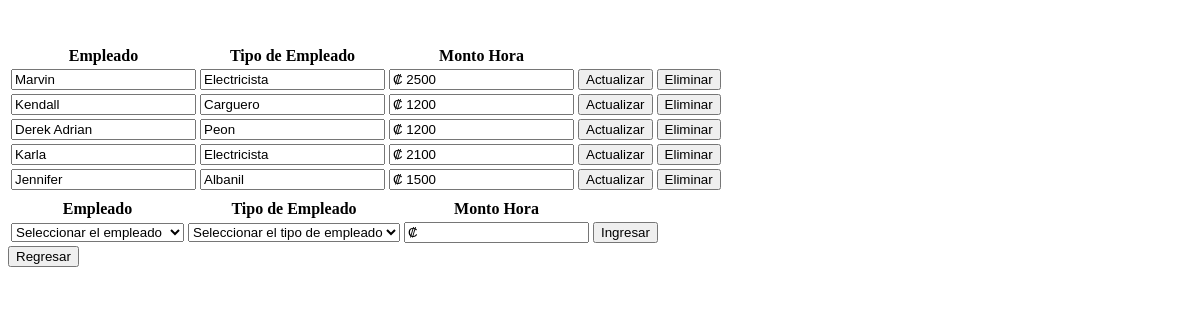
Page /view/EmpleadoTipoEmpleadoPagoView.php on the earlier database version.
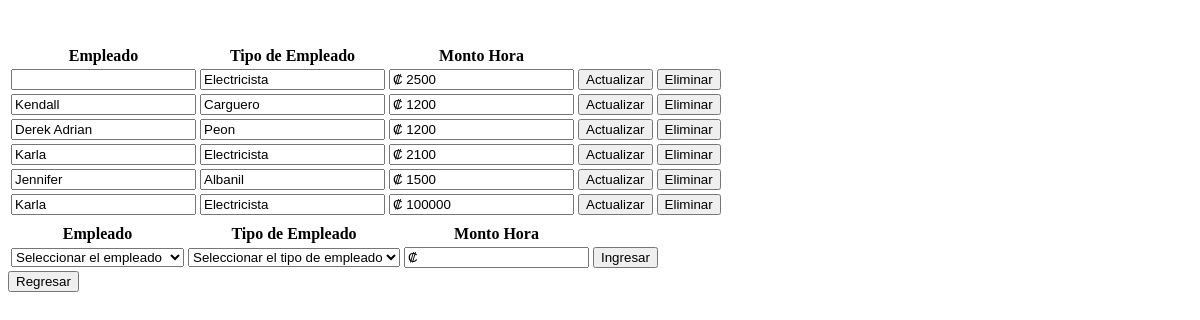
Same page on the later database version.
### tables this page shows
CREATE TABLE `tbempleadotipoempleadopago` (
  `tbempleadoid` int(11) NOT NULL,
  `tbtipoempleadoid` int(11) NOT NULL,
  `tbempleadotipoempleadopagohora` float NOT NULL
);

CREATE TABLE `tbempleado` (
  `tbempleadoid` int(11) NOT NULL,
  `tbempleadonombre` text NOT NULL,
  `tbempleadoapellidos` text NOT NULL,
  `tbempleadocedula` varchar(12) NOT NULL,
  `tbempleadotelefono` varchar(8) NOT NULL,
  `tbempleadoactivo` tinyint(1) NOT NULL
);

CREATE TABLE `tbempleadotipo` (
  `tbempleadotipoid` int(11) NOT NULL,
  `tbempleadotiponombre` text NOT NULL,
  `tbempleadotipodescripcion` text NOT NULL,
  `tbempleadotipoactivo` tinyint(4) NOT NULL,
  `tbempleadotiposalariobase` int(11) NOT NULL
);

### data/EmpleadoTipoEmpleadoPagoData.php (called while the page is built, shortened)
<?php
include '../domain/EmpleadoTipoEmpleadoPago.php';
class EmpleadoTipoEmpleadoPagoData extends Data {
    public function getAllEmpleadoTipoEmpleadoPago() {
        $conn = mysqli_connect($this->server, $this->user, $this->password, $this->db);
        $conn->set_charset('utf8');
        $querySelect = "SELECT * FROM tbempleadotipoempleadopago;";
        $result = mysqli_query($conn, $querySelect);
        $EmpleadoTipoEmpleadosPago = [];
        while ($row = mysqli_fetch_array($result)) {
            $currentEmpleadoTipoEmpleadoPago = new EmpleadoTipoEmpleadoPago($row['tbempleadoid'], $row['tbtipoempleadoid'], $row['tbempleadotipoempleadopagohora']);
            array_push($EmpleadoTipoEmpleadosPago, $currentEmpleadoTipoEmpleadoPago);
        }
        return $EmpleadoTipoEmpleadosPago;
    }
}

### business/EmpleadoTipoEmpleadoPagoBusiness.php (called while the page is built, shortened)
<?php
include '../data/EmpleadoTipoEmpleadoPagoData.php';
class EmpleadoTipoEmpleadoPagoBusiness {
    private $EmpleadoTipoEmpleadoPagoData;
    public function EmpleadoTipoEmpleadoPagoBusiness() {
        $this->EmpleadoTipoEmpleadoPagoData = new EmpleadoTipoEmpleadoPagoData();
    }
    public function getAllEmpleadoTipoEmpleadoPago() {
        return $this->EmpleadoTipoEmpleadoPagoData->getAllEmpleadoTipoEmpleadoPago();
    }
}

### data/EmpleadoData.php (called while the page is built, shortened)
<?php
class EmpleadoData extends Data {
    public function getNombreEmpleado($idEmpleado) {
        $conn = mysqli_connect($this->server, $this->user, $this->password, $this->db);
        $conn->set_charset('utf8');
        $querySelect = "SELECT tbempleadonombre FROM tbempleado WHERE tbempleadoid = '". $idEmpleado ."';";
        $result = mysqli_query($conn, $querySelect);
        $nombreEmpleado = "";
        while ($row = mysqli_fetch_array($result)) {
            $nombreEmpleado = $row['tbempleadonombre'];
        }
        return $nombreEmpleado;
    }
}

### business/EmpleadoBusiness.php (called while the page is built, shortened)
<?php
include '../data/EmpleadoData.php';
class EmpleadoBusiness {
    private $EmpleadoData;
    public function EmpleadoBusiness() {
        $this->EmpleadoData = new EmpleadoData();
    }
    public function getNombreEmpleado($idEmpleado) {
        return $this->EmpleadoData->getNombreEmpleado($idEmpleado);
    }
}

### data/EmpleadoTipoData.php (called while the page is built, shortened)
<?php
class EmpleadoTipoData extends Data {
    public function getEmpleadoTipo($empleadoTipoId) {
        $conn = mysqli_connect($this->server, $this->user, $this->password, $this->db);
        $conn->set_charset('utf8');
        $querySelect = "SELECT * FROM tbempleadotipo WHERE tbempleadotipoid = ". $empleadoTipoId .";";
        $result = mysqli_query($conn, $querySelect);
        $tipoEmpleado = "";
        while ($row = mysqli_fetch_array($result)) {
            $tipoEmpleado = $row['tbempleadotiponombre'];
        }
        return $tipoEmpleado;
    }
}

### business/EmpleadoTipoBusiness.php (called while the page is built, shortened)
<?php
include '../data/EmpleadoTipoData.php';
class EmpleadoTipoBusiness {
    private $EmpleadoTipoData;
    public function EmpleadoTipoBusiness() {
        $this->EmpleadoTipoData = new EmpleadoTipoData();
    }
    public function getEmpleadoTipo($empleadoTipoId) {
        return $this->EmpleadoTipoData->getEmpleadoTipo($empleadoTipoId);
    }
}

### domain/EmpleadoTipoEmpleadoPago.php (called while the page is built, shortened)
<?php
class EmpleadoTipoEmpleadoPago {
    private $empleadoNombreId;
    private $empleadoTipoId;
    private $empleadoMonto;
    function EmpleadoTipoEmpleadoPago($empleadoNombreId, $empleadoTipoId,$empleadoMonto) {
        $this->empleadoNombreId = $empleadoNombreId;
        $this->empleadoTipoId = $empleadoTipoId;
        $this->empleadoMonto = $empleadoMonto;
    }
    function getEmpleadoTipoId() {
        return $this->empleadoTipoId;
    }
    public function getEmpleadoNombreId() {
        return $this->empleadoNombreId;
    }
    function getEmpleadoMonto() {
        return $this->empleadoMonto;
    }
}

### view/EmpleadoTipoEmpleadoPagoView.php (the view, shortened to what the changed rows need)
<!DOCTYPE html>
<html lang="en">
<head>
    <?php
    include '../business/EmpleadoTipoEmpleadoPagoBusiness.php';
    include '../business/EmpleadoBusiness.php';
    include '../business/EmpleadoTipoBusiness.php';
    ?>
</head>
<body>
    <section id="form">
        <table>
            <tr>
                <th>Empleado</th>
                <th>Tipo de Empleado</th>
                <th>Monto Hora</th>
            </tr>
            <tbody id=buscar>
                <?php
                $EmpleadoTipoEmpleadoPagoBusiness = new EmpleadoTipoEmpleadoPagoBusiness();
                $EmpleadoTipoBusiness = new EmpleadoTipoBusiness();
                $EmpleadoBusiness = new EmpleadoBusiness();
                $allPagosEmpleado = $EmpleadoTipoEmpleadoPagoBusiness->getAllEmpleadoTipoEmpleadoPago();
                foreach ($allPagosEmpleado as $current) {
                    echo '<form method="post" enctype="multipart/form-data" action="../business/EmpleadoTipoEmpleadoPagoAction.php">';
                    echo '<td><input type="text" readonly name="empleadonombreid" id="empleadonombreid" value="' . $EmpleadoBusiness->getNombreEmpleado($current->getEmpleadoNombreId()) . '"/></td>';
                    echo '<td><input type="text" readonly name="empleadotipoid" id="empleadotipoid" value="' . $EmpleadoTipoBusiness->getEmpleadoTipo($current->getEmpleadoTipoId()) . '"/></td>';
                    echo '<td><input type="text" data-mask  ="₡ #.##0,00" name="empleadomonto" id="empleadomonto" value="₡ ' . $current->getEmpleadoMonto() . '"/></td>';
                    echo '<td><input type="submit" value="Actualizar" name="actualiza" id="actualiza"/></td>';
                    echo '<td><button onclick="eliminarPagoEmpleado(' . $current->getEmpleadoNombreId() . ',' . $current->getEmpleadoTipoId() . ')">Eliminar</button></td>';
                    echo '</form>';
                }
                ?>
            </tbody>
            <table>
                <tr>
                    <th></th>
                </tr>
                <th>Empleado</th>
                <th>Tipo de Empleado</th>
                <th>Monto Hora</th>
            </table>
        </table>
    </section>
</body>
</html>

Differences in the rows shown:
shown differently, row unchanged: tbempleadotipoempleadopago (number 1 of 6 on the later page): empleadonombreid "Marvin" → (not shown)
added tbempleadotipoempleadopago: empleadonombreid "Karla", empleadotipoid "Electricista", empleadomonto "₡ 100000"
